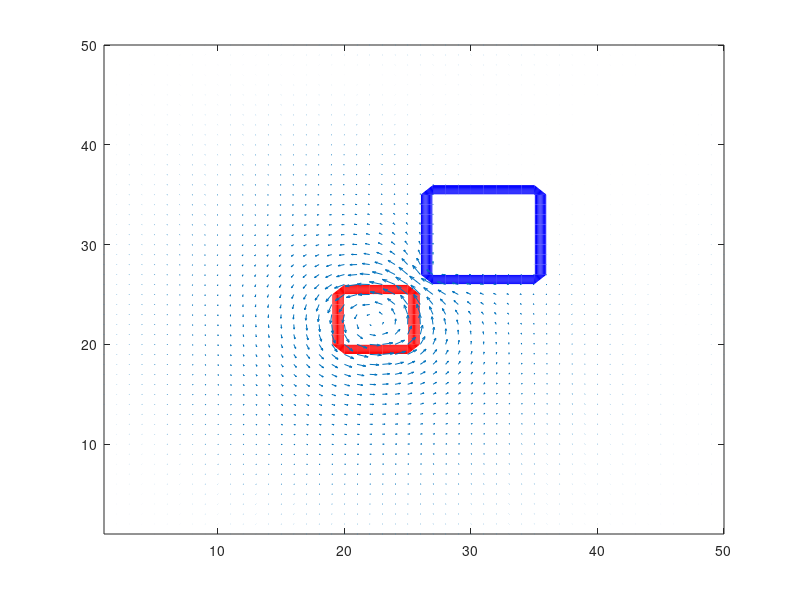
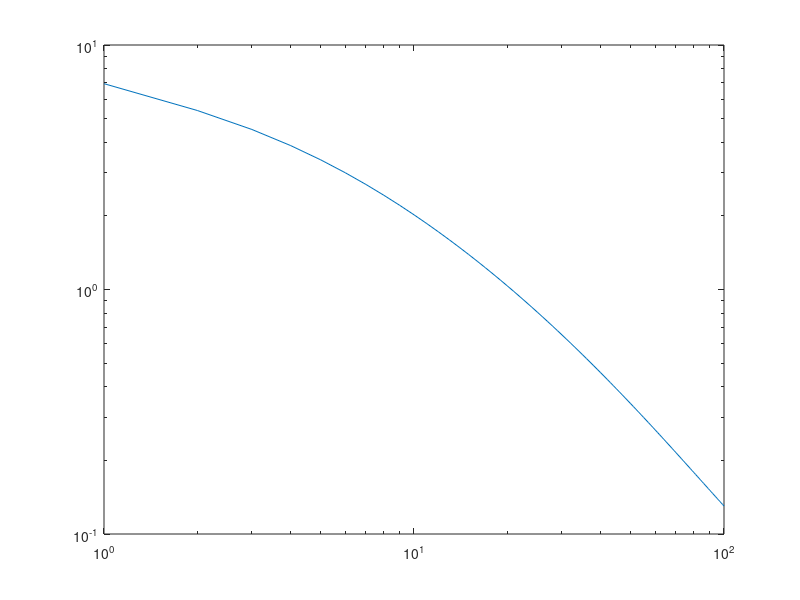

MATLAB code for these plots, in order:
% 2D Magnetostatic field distribution calculator using finite differences
% and Gauss-Seidel relaxation
clear  
xn=50;yn=50; %simulation size
mu=ones(xn,yn); mu(27:35,27:35)=.2; %permeability of the system
J=0*ones(xn,yn);J(20:25,20:25)=1;% Current density
% Iterative solution with periodic boundary conditions (Gauss-Seidel plus relaxation)
rel=1;
A(xn,yn)=0;A0=A; %initialization
for t=1:100,pause(0) %iteration
  for itx=1:xn, 
      for ity=1:yn, 
   A(itx,ity)=rel*(1/4)*(A(mod(itx,xn-1)+1,ity)*(1-(mu(mod(itx,xn-1)+1,ity)-mu(mod(itx-2,xn-1)+1,ity))/4/mu(itx,ity))+A(mod(itx-2,xn-1)+1,ity)*(1+(mu(mod(itx,xn-1)+1,ity)-mu(mod(itx-2,xn-1)+1,ity))/4/mu(itx,ity))+A(itx,mod(ity,yn-1)+1)*(1-(mu(itx,mod(ity,yn-1)+1)-mu(itx,mod(ity-2,yn-1)+1))/4/mu(itx,ity))+A(itx,mod(ity-2,yn-1)+1)*(1+(mu(itx,mod(ity,yn-1)+1)-mu(itx,mod(ity-2,yn-1)+1))/4/mu(itx,ity))+J(itx,ity)*mu(itx,ity))+(1-rel)*A(itx,ity);
      end;end;
 err(t)=sum(sum((A-A0).^2)); %error between iterations
 A0=A;
 end;
U3(:,:,1)=A;U3(:,:,2)=A;[Bx3,By3,Bz3]=curl(0*U3,0*U3,U3);Bx=Bx3(:,:,1);By=By3(:,:,1); %defining the curl of A
figure(1);contour(mu,'b');hold on;contour(J,'r');quiver(Bx,By);hold off %plotting the field vectors
figure(2);loglog(err);